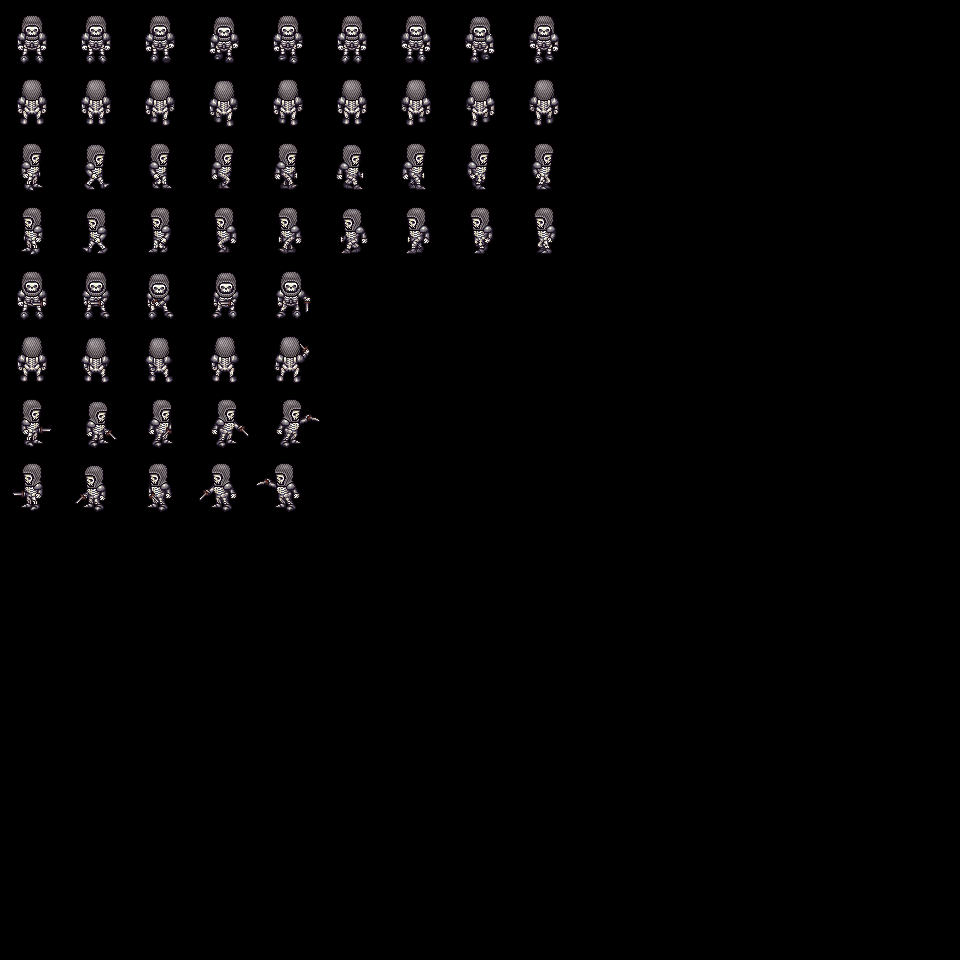

Tiled map render using the project's own tile images. Description and the map definition, with tile-layer contents summarised, below:
An orthogonal 30x30 tile map with 32x32 px tiles, 4 tile layers (Tile Layer 1, Head, Feet, Shoulder), 6 tilesets.

<map version="1.10" tiledversion="1.11.0" orientation="orthogonal" renderorder="right-down" width="30" height="30" tilewidth="32" tileheight="32" infinite="0" nextlayerid="5" nextobjectid="1">
 <tileset firstgid="1" source="spider01.tsx" />
 <tileset firstgid="201" source="armored_skeleton_slash.tsx" />
 <tileset firstgid="361" source="BODY_skeleton.tsx" />
 <tileset firstgid="505" source="HEAD_chain_armor_hood.tsx" />
 <tileset firstgid="649" source="FEET_plate_armor_shoes.tsx" />
 <tileset firstgid="793" source="TORSO_plate_armor_arms_shoulders.tsx" />
 <layer id="1" name="Tile Layer 1" width="30" height="30">
  <data>[900 cells, 224 non-empty, 224 distinct tile ids]</data>
 </layer>
 <layer id="2" name="Head" width="30" height="30">
  <data>[900 cells, 144 non-empty, 144 distinct tile ids]</data>
 </layer>
 <layer id="3" name="Feet" width="30" height="30">
  <data>[900 cells, 144 non-empty, 144 distinct tile ids]</data>
 </layer>
 <layer id="4" name="Shoulder" width="30" height="30">
  <data>[900 cells, 144 non-empty, 144 distinct tile ids]</data>
 </layer>
</map>
